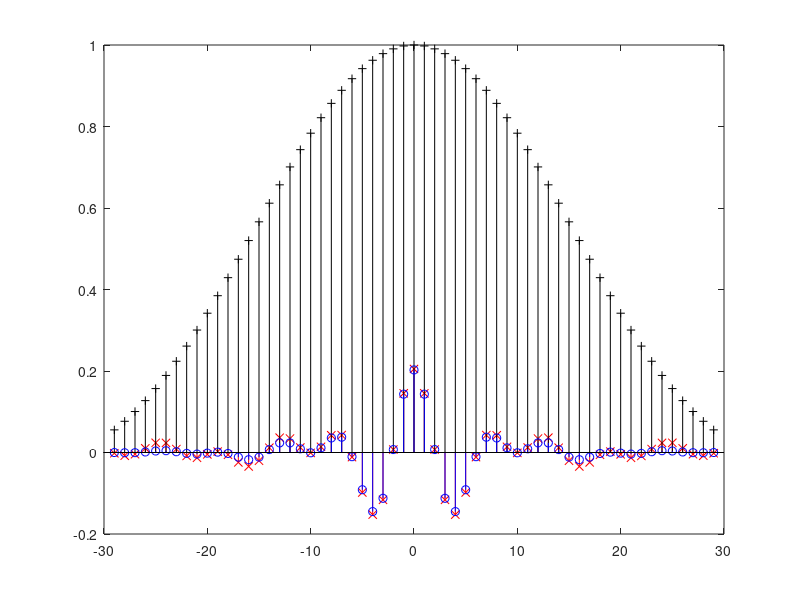
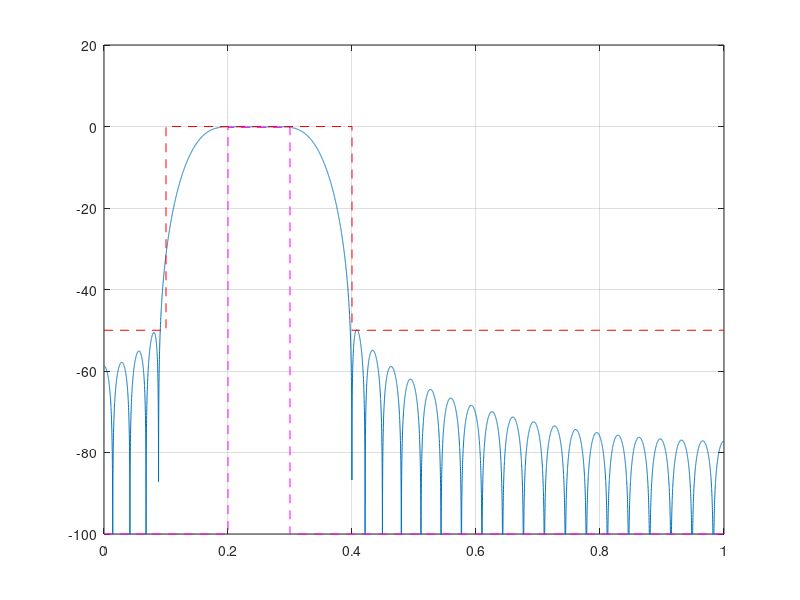

Reproduce these figures in MATLAB, in order.
close all;
clear all;
clc;

ws1 = 0.1*pi;
wp1 = 0.2*pi;
wp2 = 0.3*pi;
ws2 = 0.4*pi;

wc1 = sqrt(wp1*ws1);
wc2 = sqrt(wp2*ws2);

As = 50;            % Atenuação de stop (alfa)
Ap = 0.2;           % Atenuação de passagem
delta_w = 0.1*pi;   % Largura da banda de transição 

% Estimação do fator β
if As > 50
    beta = 0.1102*(As - 8.7);
elseif 50 >= As || As >= 21
    beta = 0.5842*((As - 21)^0.4) + 0.07886*(As - 21);
else
    beta = 0;
end

% Estimação da ordem do filtro (N)
N_estimado = ceil((As - 8)/(2.285*delta_w) + 1); % Deve ser um número inteiro e par

% Correções
N = 58; % Ordem corrigida com base na equação acima

M = N/2;
L = N+1;
n = (-N/2:N/2);

% Janela temporal usada no projeto de filtros digitais
wkaiser = kaiser(L, beta)';

% Coeficiente da série de Fourier de filtros ideias passa faixa
cbp = (sin(wc2.*n) - sin(wc1.*n))./(pi*n);
cbp(M+1) = (wc2-wc1)/pi;

figure,
G_lin0 = 10^((-Ap/2)/20); % Ganho linear para trazer o sinal abaixo de zero
h = cbp.*wkaiser*G_lin0;
stem(n, cbp, 'xr'); hold on;
stem(n, wkaiser, '+k');
stem(n, h, 'ob'); hold off;

figure,
[Hw,w] = freqz(h, 1, 10000);
plot(w/pi,20*log10(abs(Hw))); grid on, hold on

% Criando as máscaras
fmask = [0 0.1 0.1 0.4 0.4 1];
Amask = -[As As 0 0 As As];

fmask2 = [0 0.2 0.2 0.3 0.3 1];
Amask2 = -[100 100 Ap Ap 100 100];

plot(fmask, Amask, '--r')
plot(fmask2, Amask2, '--m')
ylim([-100 20])
